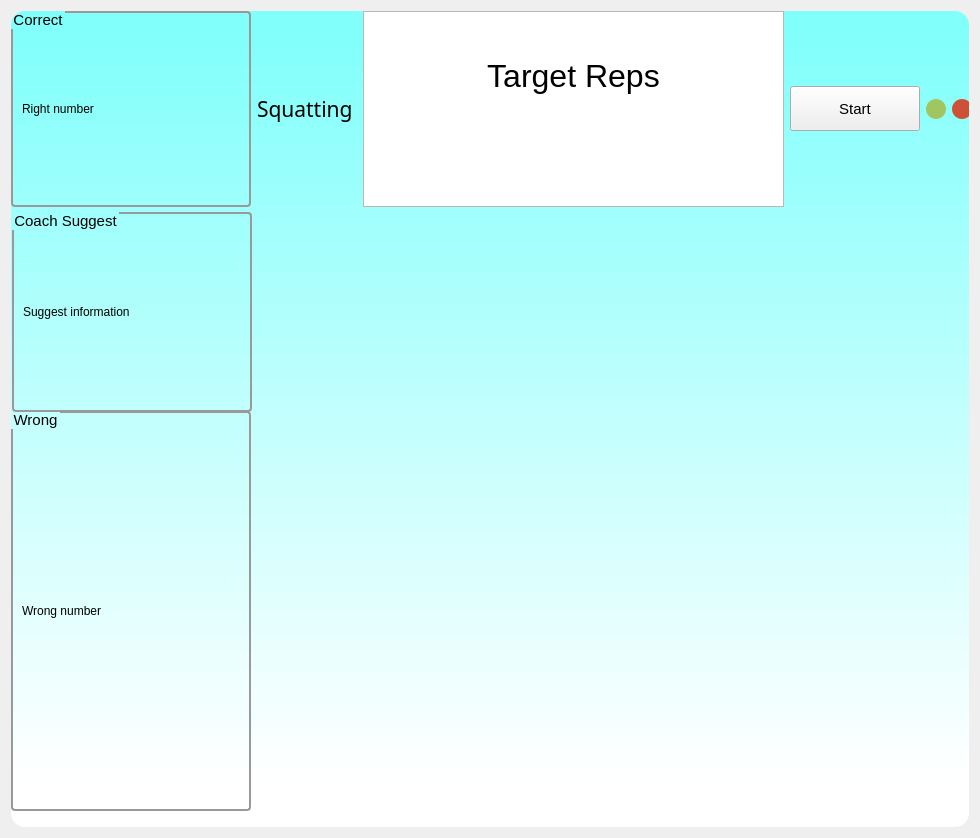
<?xml version="1.0" encoding="UTF-8"?>
<ui version="4.0">
 <class>Frame</class>
 <widget class="QFrame" name="Frame">
  <property name="geometry">
   <rect>
    <x>0</x>
    <y>0</y>
    <width>980</width>
    <height>838</height>
   </rect>
  </property>
  <property name="minimumSize">
   <size>
    <width>980</width>
    <height>0</height>
   </size>
  </property>
  <property name="windowTitle">
   <string>数据库</string>
  </property>
  <property name="windowIcon">
   <iconset resource="../res/app.qrc">
    <normaloff>:/icon/icon/首页.ico</normaloff>:/icon/icon/首页.ico</iconset>
  </property>
  <property name="styleSheet">
   <string notr="true">QPushButton#close_pushButton{
 background-color: #ce5137;
 border-radius:10px;
}

QPushButton#close_pushButton:hover{
 background-size: cover;
 background-image: url(:/icon/icon/close.svg);
}

QPushButton#min_pushButton{
 background-color: #a1c661;
 border-radius:10px;
}

QPushButton#min_pushButton:hover{
 background-size: cover;
 background-image: url(:/icon/icon/minimize.svg);
}

QWidget#widget{
background-color: qlineargradient(spread:pad, x1:0.5, y1:0, x2:0.5, y2:1, stop:0.0284091 rgba(129, 255, 251, 255), stop:0.9375 rgba(255, 255, 255, 255));

border-radius: 14;
}

QTableWidget, QTableView
{
    gridline-color: #999999;    /*表格中的网格线条颜色*/
    background: #FDFDFD;
    /*设置交替颜色，需要在函数属性中设置:tableWidget-&gt;setAlternatingRowColors(true)*/
    alternate-background-color: #EEEEEF;
    /*selection-color:#FDFDFD;    鼠标选中时前景色：文字颜色*/
    selection-background-color:#8BF;   /*鼠标选中时背景色*/
    border:1px solid #999999;  /*边框线的宽度、颜色*/
    /*border:none;    去除边界线*/
    /*border-radius:5px;*/
    /*padding:10px 10px;*/  /*表格与边框的间距*/
}
QTableView::item, QTabWidget::item{
    background: transparent;
	outline-style: none;
	border: none;
}

QTableView::item:hover {
	background: #8BF;
    border: 1px solid #EA2;
}

QTableView::item:selected {
	background: #8BF;
	color: #EEEEEF;
}

QTableView::item:selected:active {
	background: #59F;
	color: #EEEEEF;
}

QTableWidget QComboBox{
    margin: 2px;
    border: none;
}


QGroupBox {
border: 2px solid #999999;
border-radius: 4px;
margin-top: 0.5em;
}
QGroupBox::title {
subcontrol-origin: margin;
subcontrol-position: top left;
left: 1em;
top: 0.1em;
}
</string>
  </property>
  <layout class="QHBoxLayout" name="horizontalLayout">
   <item>
    <widget class="QWidget" name="widget" native="true">
     <property name="minimumSize">
      <size>
       <width>800</width>
       <height>600</height>
      </size>
     </property>
     <widget class="QWidget" name="layoutWidget">
      <property name="geometry">
       <rect>
        <x>0</x>
        <y>0</y>
        <width>961</width>
        <height>196</height>
       </rect>
      </property>
      <layout class="QHBoxLayout" name="horizontalLayout_6">
       <item>
        <widget class="QGroupBox" name="groupBox_4">
         <property name="minimumSize">
          <size>
           <width>240</width>
           <height>110</height>
          </size>
         </property>
         <property name="maximumSize">
          <size>
           <width>240</width>
           <height>16777215</height>
          </size>
         </property>
         <property name="font">
          <font>
           <pointsize>11</pointsize>
          </font>
         </property>
         <property name="title">
          <string>Correct</string>
         </property>
         <layout class="QHBoxLayout" name="horizontalLayout_4">
          <item>
           <widget class="QLabel" name="right_label">
            <property name="styleSheet">
             <string notr="true">font: 18pt &quot;Arial&quot;;</string>
            </property>
            <property name="text">
             <string>Right number</string>
            </property>
           </widget>
          </item>
         </layout>
        </widget>
       </item>
       <item>
        <layout class="QHBoxLayout" name="horizontalLayout_5">
         <item>
          <widget class="QLabel" name="label">
           <property name="minimumSize">
            <size>
             <width>100</width>
             <height>0</height>
            </size>
           </property>
           <property name="font">
            <font>
             <family>楷体</family>
             <pointsize>16</pointsize>
             <weight>50</weight>
             <bold>false</bold>
            </font>
           </property>
           <property name="layoutDirection">
            <enum>Qt::LeftToRight</enum>
           </property>
           <property name="text">
            <string>Squatting</string>
           </property>
          </widget>
         </item>
         <item>
          <widget class="QTextEdit" name="textEdit">
           <property name="styleSheet">
            <string notr="true">font: 22pt &quot;Arial&quot;;</string>
           </property>
           <property name="html">
            <string>&lt;!DOCTYPE HTML PUBLIC &quot;-//W3C//DTD HTML 4.0//EN&quot; &quot;http://www.w3.org/TR/REC-html40/strict.dtd&quot;&gt;
&lt;html&gt;&lt;head&gt;&lt;meta name=&quot;qrichtext&quot; content=&quot;1&quot; /&gt;&lt;style type=&quot;text/css&quot;&gt;
p, li { white-space: pre-wrap; }
&lt;/style&gt;&lt;/head&gt;&lt;body style=&quot; font-family:'Arial'; font-size:22pt; font-weight:400; font-style:normal;&quot;&gt;
&lt;p align=&quot;center&quot; style=&quot;-qt-paragraph-type:empty; margin-top:0px; margin-bottom:0px; margin-left:0px; margin-right:0px; -qt-block-indent:0; text-indent:0px; font-family:'SimSun'; font-size:9pt;&quot;&gt;&lt;br /&gt;&lt;/p&gt;
&lt;p align=&quot;center&quot; style=&quot;-qt-paragraph-type:empty; margin-top:0px; margin-bottom:0px; margin-left:0px; margin-right:0px; -qt-block-indent:0; text-indent:0px; font-family:'-apple-system','BlinkMacSystemFont','Segoe UI','system-ui','Apple Color Emoji','Segoe UI Emoji','Segoe UI Web','sans-serif'; font-size:9pt;&quot;&gt;&lt;br /&gt;&lt;/p&gt;
&lt;p align=&quot;center&quot; style=&quot;-qt-paragraph-type:empty; margin-top:0px; margin-bottom:0px; margin-left:0px; margin-right:0px; -qt-block-indent:0; text-indent:0px; font-family:'-apple-system','BlinkMacSystemFont','Segoe UI','system-ui','Apple Color Emoji','Segoe UI Emoji','Segoe UI Web','sans-serif'; font-size:9pt;&quot;&gt;&lt;br /&gt;&lt;/p&gt;
&lt;p align=&quot;center&quot; style=&quot; margin-top:0px; margin-bottom:0px; margin-left:0px; margin-right:0px; -qt-block-indent:0; text-indent:0px;&quot;&gt;&lt;span style=&quot; font-family:'-apple-system','BlinkMacSystemFont','Segoe UI','system-ui','Apple Color Emoji','Segoe UI Emoji','Segoe UI Web','sans-serif'; font-size:24pt;&quot;&gt;Target Reps&lt;/span&gt;&lt;/p&gt;&lt;/body&gt;&lt;/html&gt;</string>
           </property>
          </widget>
         </item>
         <item>
          <widget class="QPushButton" name="start_pushButton">
           <property name="minimumSize">
            <size>
             <width>130</width>
             <height>45</height>
            </size>
           </property>
           <property name="font">
            <font>
             <pointsize>11</pointsize>
            </font>
           </property>
           <property name="text">
            <string>Start</string>
           </property>
          </widget>
         </item>
         <item>
          <widget class="QPushButton" name="min_pushButton">
           <property name="minimumSize">
            <size>
             <width>20</width>
             <height>20</height>
            </size>
           </property>
           <property name="maximumSize">
            <size>
             <width>20</width>
             <height>20</height>
            </size>
           </property>
           <property name="cursor">
            <cursorShape>PointingHandCursor</cursorShape>
           </property>
           <property name="text">
            <string/>
           </property>
          </widget>
         </item>
         <item>
          <widget class="QPushButton" name="close_pushButton">
           <property name="minimumSize">
            <size>
             <width>20</width>
             <height>20</height>
            </size>
           </property>
           <property name="maximumSize">
            <size>
             <width>20</width>
             <height>20</height>
            </size>
           </property>
           <property name="cursor">
            <cursorShape>PointingHandCursor</cursorShape>
           </property>
           <property name="text">
            <string/>
           </property>
          </widget>
         </item>
        </layout>
       </item>
      </layout>
     </widget>
     <widget class="QLabel" name="camera_label">
      <property name="geometry">
       <rect>
        <x>258</x>
        <y>190</y>
        <width>761</width>
        <height>600</height>
       </rect>
      </property>
      <property name="minimumSize">
       <size>
        <width>600</width>
        <height>600</height>
       </size>
      </property>
      <property name="text">
       <string/>
      </property>
     </widget>
     <widget class="QGroupBox" name="groupBox_3">
      <property name="geometry">
       <rect>
        <x>1</x>
        <y>201</y>
        <width>240</width>
        <height>200</height>
       </rect>
      </property>
      <property name="minimumSize">
       <size>
        <width>240</width>
        <height>200</height>
       </size>
      </property>
      <property name="maximumSize">
       <size>
        <width>240</width>
        <height>16777215</height>
       </size>
      </property>
      <property name="font">
       <font>
        <pointsize>11</pointsize>
       </font>
      </property>
      <property name="title">
       <string>Coach Suggest</string>
      </property>
      <layout class="QHBoxLayout" name="horizontalLayout_7">
       <item>
        <widget class="QLabel" name="suggest_label">
         <property name="styleSheet">
          <string notr="true">font: 12pt &quot;Arial&quot;;</string>
         </property>
         <property name="text">
          <string>Suggest information</string>
         </property>
        </widget>
       </item>
      </layout>
     </widget>
     <widget class="QGroupBox" name="groupBox_2">
      <property name="geometry">
       <rect>
        <x>0</x>
        <y>400</y>
        <width>240</width>
        <height>400</height>
       </rect>
      </property>
      <property name="minimumSize">
       <size>
        <width>240</width>
        <height>400</height>
       </size>
      </property>
      <property name="maximumSize">
       <size>
        <width>0</width>
        <height>300</height>
       </size>
      </property>
      <property name="font">
       <font>
        <pointsize>11</pointsize>
       </font>
      </property>
      <property name="title">
       <string>Wrong</string>
      </property>
      <layout class="QHBoxLayout" name="horizontalLayout_3">
       <item>
        <widget class="QLabel" name="wrong_label">
         <property name="styleSheet">
          <string notr="true">font: 24pt &quot;Arial&quot;;</string>
         </property>
         <property name="text">
          <string>Wrong number</string>
         </property>
        </widget>
       </item>
      </layout>
     </widget>
    </widget>
   </item>
  </layout>
 </widget>
 <resources>
  <include location="../res/app.qrc"/>
 </resources>
 <connections/>
</ui>
